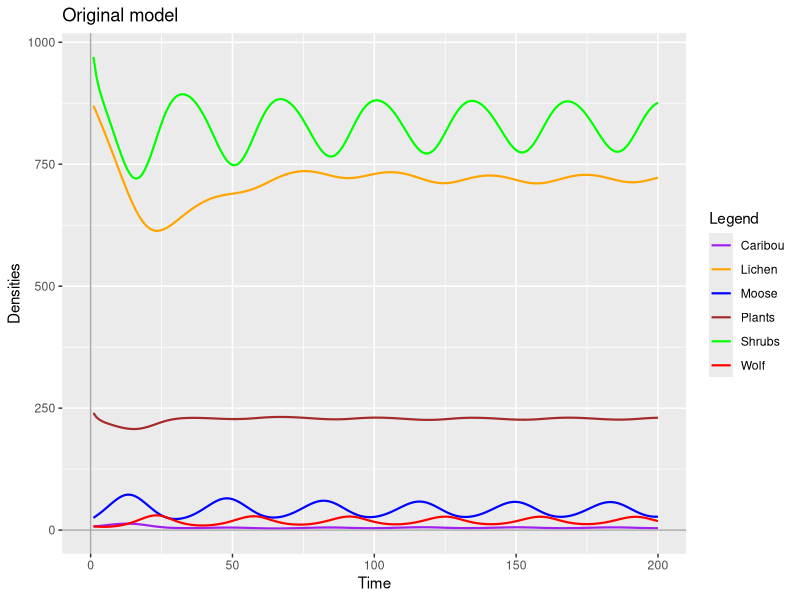
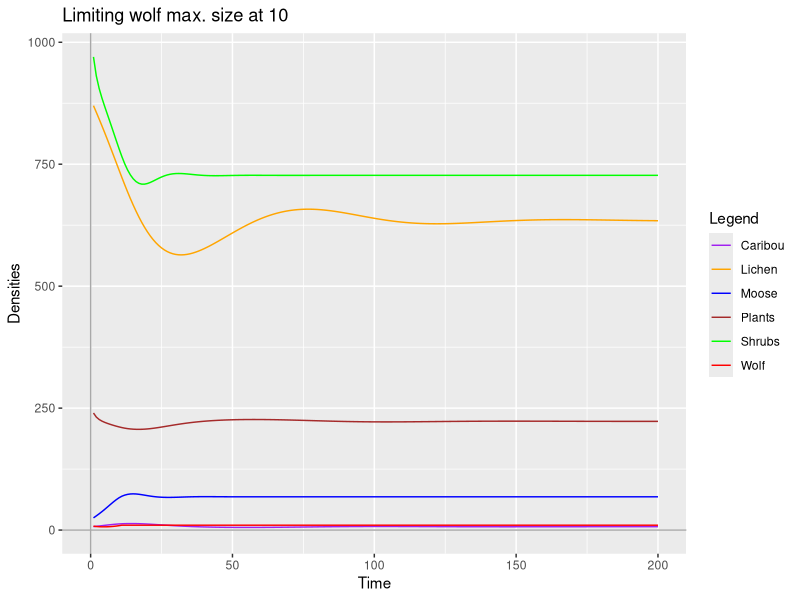
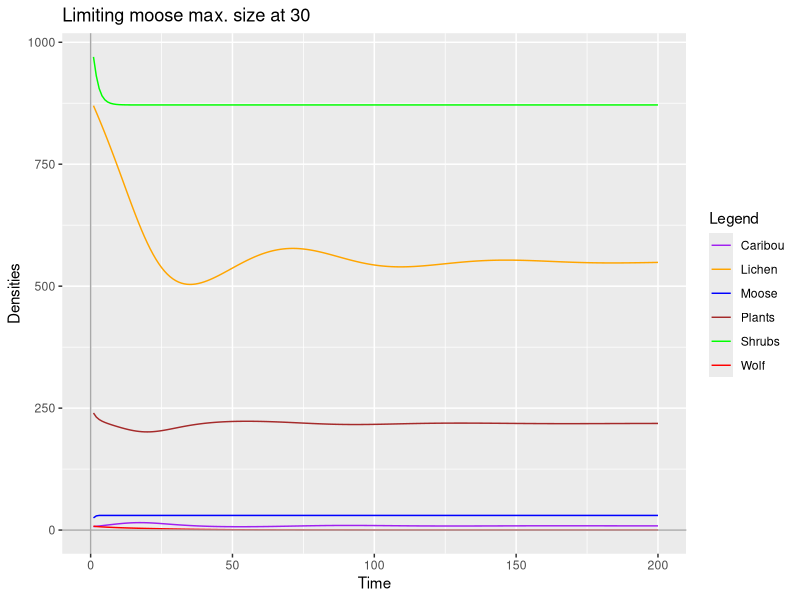
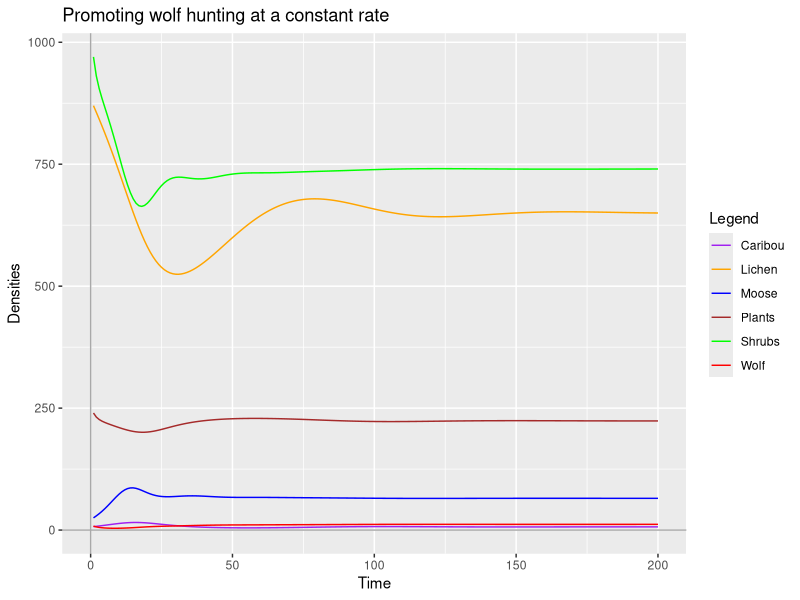
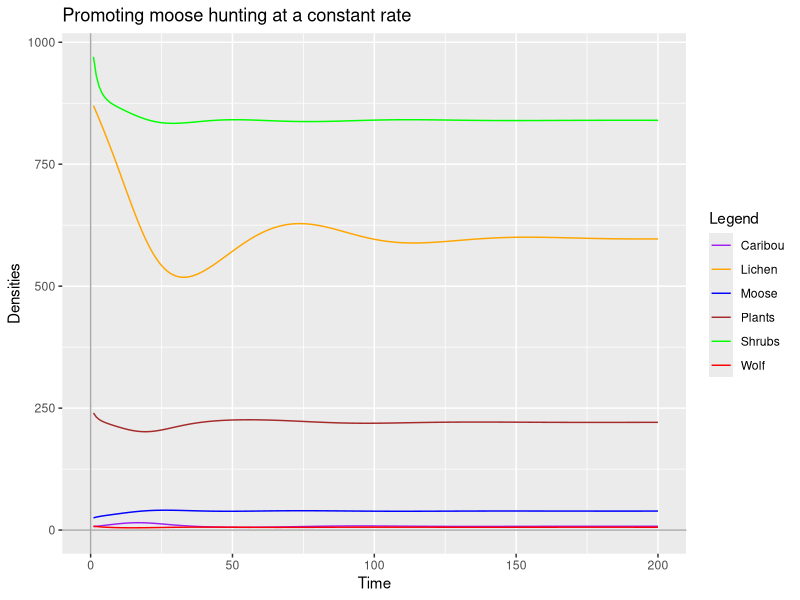
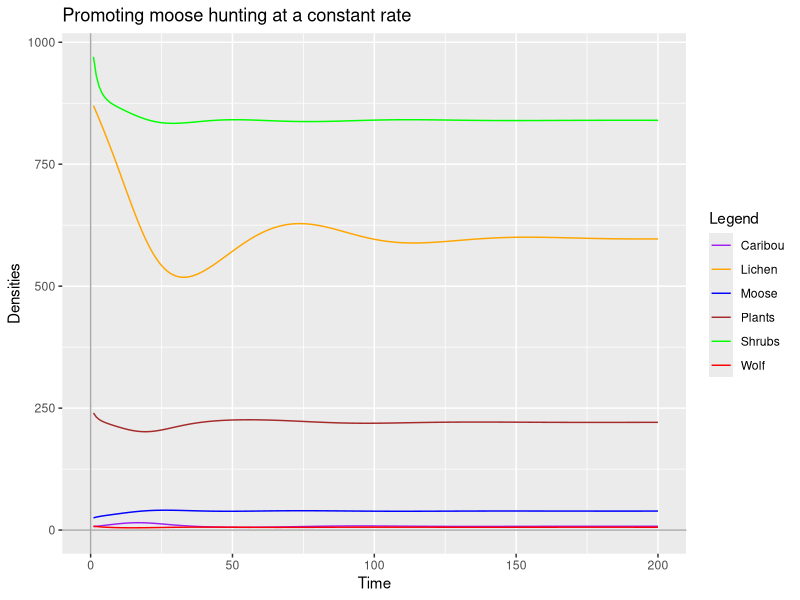

Here is the R script that generated these plots, in order:
#Practical 2 - Multi-species Interactions - Biodiversity Under Pressure     18/10/2024



rm(list = ls())
graphics.off()

library(ggplot2)


#############
##Model skeleton
#############

##set up parameter values
sP <- 0.5  # plant annual max growth potential
Kp <- 240  # plant carrying capacity
lP <- 2.68275  # annual plant requirement by an individual caribou
hp <- 300  # maximum rate of plant intake 
sL <- 0.07  # lichen annual max growth potential
Kl <- 870  # lichen carrying capacity
lL <- 2.8275  # annual lichen requirement by an individual caribou
hl <- 400  # maximum rate of lichen intake
sH <- 0.5  # forage annual max growth potential
Kh <- 970  # forage carrying capacity
lH <- 3.1682  # annual forage requirement by an individual moose
hh <- 1000  # maximum rate of moose forage intake
fC <- 1  # max fecundity for caribou (average nr of offspring per individual)
eC <- 1.85  # asymptotic kill rate on caribou per wolf
mC <- "?"
fM <- 1.5  # max fecundity for moose (average nr of offspring per individual)
eM <- 0.6  # asymptotic kill rate on moose per wolf
mM <- 0  # hunting rate on moose
mW <- 0  # hunting rate on wolf
b <- 0.8  # upper limit of annual rate of increase
g <- 0.38  # wolf death rate
dC <- 460  # predation efficieny on caribou
dM <- 46  # predation efficiency on moose



nsteps <- 200
pop.df.0 <- data.frame(time=1:nsteps,P=numeric(nsteps),L=numeric(nsteps),H=numeric(nsteps),C=numeric(nsteps),M=numeric(nsteps),W=numeric(nsteps))

pop.df.0 <- within(pop.df.0,{
  P[1] <- 240
  L[1] <- 870
  H[1] <- 970
  C[1] <- 7
  M[1] <- 25
  W[1] <- 8
})

#Writing down and storaging birth and death equations for all elements:


for(t in 1:(nsteps-1)){
  pop.df.0 <- within(pop.df.0,{
    plant_birth <- sP * P[t] * (1 - P[t]/Kp) 
    lichen_birth <- sL * L[t] * (1 - L[t]/Kl) 
    forage_birth <- sH * H[t] * (1 - H[t]/Kh)
    caribou_growth <- C[t] * fC * (L[t]/(L[t]+hl)) * (P[t]/(P[t]+hp))
    moose_growth <- M[t] * fM * (H[t]/(H[t]+hh))
    wolf_growth <- W[t] * b * ((C[t]/(C[t]+dC)) + (M[t]/(M[t]+dM)))
    
    plant_death <- (C[t]*lP*P[t])/(hp+P[t])
    lichen_death <- (C[t]*lL*L[t])/(hl+L[t])
    forage_death <- (M[t]*lH*H[t])/(hh+H[t])
    caribou_death <- C[t] * (1 - P[t]/(P[t]+hp)) * (1 - L[t]/(L[t]+hl))
    caribou_pred <- ((W[t]*eC*C[t])/(C[t]+dC))
    moose_death <- M[t] * (1 - H[t]/(H[t]+hh))
    moose_pred <- ((W[t]*eM*M[t])/(M[t]+dM))
    wolf_death <- W[t] * g
    
    
    
    P[t+1] <- max(0, (P[t] + plant_birth - plant_death)) ##plants consumed by Caribou
    L[t+1] <- max(0, (L[t] + lichen_birth - lichen_death)) ##lichen consumed by Caribou
    H[t+1] <- max(0, (H[t] + forage_birth - forage_death)) ##plants consumed by Moose
    
    C[t+1] <- max(0, (C[t] + caribou_growth - caribou_death - caribou_pred))
    
    M[t+1] <- max(0, (M[t] + moose_growth - moose_death - moose_pred))
    
    W[t+1] <- max(0, (W[t] + wolf_growth - wolf_death))
  })
}


colors <- c("Plants"="brown","Lichen"="orange","Shrubs"="green","Caribou"="purple","Moose"="blue","Wolf"="red")
ggplot(data = pop.df.0)+
  geom_line(mapping=aes(x=time,y=P,color="Plants"), linewidth = 0.75) +
  geom_line(mapping=aes(x=time,y=L,color="Lichen"), linewidth = 0.75) +
  geom_line(mapping=aes(x=time,y=H,color="Shrubs"), linewidth = 0.75) +
  geom_line(mapping=aes(x=time,y=C,color="Caribou"), linewidth = 0.75) +
  geom_line(mapping=aes(x=time,y=M,color="Moose"), linewidth = 0.75) +
  geom_line(mapping=aes(x=time,y=W,color="Wolf"), linewidth = 0.75) +
  geom_hline(yintercept=0,color="darkgrey") +
  geom_vline(xintercept=0,color="darkgrey") +
  labs(x = "Time", y = "Densities", color="Legend", title = "Original model")+
  scale_color_manual(values = colors)


#When initial population size for all of them is 0, it stays in 0.

#When we set the initial populations as suggested in the tutorial (except for the wolves, who remain at 0), moose perform better than caribou, reaching a population of around 82 individuals. Caribous, on the other hand stay with around 8 individuals.

#When we set the initial populations as suggested in the tutorial (including the wolves), we can see that the moose oscillate mostly between almost 73 individuals and around 23 individuals. 
#However, the caribou population, although it experiences a slight increase in the first few timesteps (reaching a maximum population size of 13 individuals), then it decreases and stays mostly between 3,4 and 5 individuals in the population (which, in reality, it's not trully biologically viable).
#The moose population seems to suffer the most impact, as it goes from being more or less stable, to have oscillations. Caribou populations are affected, definitely, but they were very low to begin with (although, no matter how small, the decrease might as well be what drives them to extinction).


###
#Now, let's test different conditions and management options.
###

##We implement a measurement that limits the number of wolves to 10 individuals/ha maximum.

for(t in 1:(nsteps-1)){
  pop.df.0 <- within(pop.df.0,{
    #Plant populations
    plant_birth <- sP * P[t] * (1 - P[t]/Kp)
    plant_death <- (C[t]*lP*P[t])/(hp+P[t]) 
    
    #Lichen populations
    lichen_birth <- sL * L[t] * (1 - L[t]/Kl)
    lichen_death <- (C[t]*lL*L[t])/(hl+L[t])
    
    #Forage populations
    forage_birth <- sH * H[t] * (1 - H[t]/Kh)
    forage_death <- (M[t]*lH*H[t])/(hh+H[t])
    
    #Caribou populations
    caribou_growth <- C[t] * fC * (L[t]/(L[t]+hl)) * (P[t]/(P[t]+hp))
    caribou_death <- C[t] * (1 - P[t]/(P[t]+hp)) * (1 - L[t]/(L[t]+hl))
    caribou_pred <- ((W[t]*eC*C[t])/(C[t]+dC))
    
    #Moose populations
    moose_growth <- M[t] * fM * (H[t]/(H[t]+hh))
    moose_death <- M[t] * (1 - H[t]/(H[t]+hh))
    moose_pred <- ((W[t]*eM*M[t])/(M[t]+dM))
    
    #Wolf populations
    wolf_growth <- W[t] * b * ((C[t]/(C[t]+dC)) + (M[t]/(M[t]+dM)))
    wolf_death <- W[t] * g
    
    
    P[t+1] <- max(0, (P[t] + plant_birth - plant_death)) ##plants consumed by Caribou
    L[t+1] <- max(0, (L[t] + lichen_birth - lichen_death)) ##lichen consumed by Caribou
    H[t+1] <- max(0, (H[t] + forage_birth - forage_death)) ##plants consumed by Moose
    
    C[t+1] <- max(0, (C[t] + caribou_growth - caribou_death - caribou_pred))
    
    M[t+1] <- max(0, (M[t] + moose_growth - moose_death - moose_pred))
    
    W[t+1] <- max(0, min(10, (W[t] + wolf_growth - wolf_death)))
  })
}


colors <- c("Plants"="brown","Lichen"="orange","Shrubs"="green","Caribou"="purple","Moose"="blue","Wolf"="red")
ggplot(data = pop.df.0)+
  geom_line(mapping=aes(x=time,y=P,color="Plants")) +
  geom_line(mapping=aes(x=time,y=L,color="Lichen")) +
  geom_line(mapping=aes(x=time,y=H,color="Shrubs")) +
  geom_line(mapping=aes(x=time,y=C,color="Caribou")) +
  geom_line(mapping=aes(x=time,y=M,color="Moose")) +
  geom_line(mapping=aes(x=time,y=W,color="Wolf")) +
  geom_hline(yintercept=0,color="darkgrey") +
  geom_vline(xintercept=0,color="darkgrey") +
  labs(x = "Time", y = "Densities", color="Legend", title = "Limiting wolf max. size at 10")+
  scale_color_manual(values = colors)

#With this measurement, moose populations do not oscillate anymore and stay at around 68 individuals. Caribous mostly stay at 7 individuals (so, they're initial population size).



##We now limit the moose population size at 30 max.

for(t in 1:(nsteps-1)){
  pop.df.0 <- within(pop.df.0,{
    #Plant populations
    plant_birth <- sP * P[t] * (1 - P[t]/Kp)
    plant_death <- (C[t]*lP*P[t])/(hp+P[t]) 
    
    #Lichen populations
    lichen_birth <- sL * L[t] * (1 - L[t]/Kl)
    lichen_death <- (C[t]*lL*L[t])/(hl+L[t])
    
    #Forage populations
    forage_birth <- sH * H[t] * (1 - H[t]/Kh)
    forage_death <- (M[t]*lH*H[t])/(hh+H[t])
    
    #Caribou populations
    caribou_growth <- C[t] * fC * (L[t]/(L[t]+hl)) * (P[t]/(P[t]+hp))
    caribou_death <- C[t] * (1 - P[t]/(P[t]+hp)) * (1 - L[t]/(L[t]+hl))
    caribou_pred <- ((W[t]*eC*C[t])/(C[t]+dC))
    
    #Moose populations
    moose_growth <- M[t] * fM * (H[t]/(H[t]+hh))
    moose_death <- M[t] * (1 - H[t]/(H[t]+hh))
    moose_pred <- ((W[t]*eM*M[t])/(M[t]+dM))
    
    #Wolf populations
    wolf_growth <- W[t] * b * ((C[t]/(C[t]+dC)) + (M[t]/(M[t]+dM)))
    wolf_death <- W[t] * g
    
    
    P[t+1] <- max(0, (P[t] + plant_birth - plant_death)) ##plants consumed by Caribou
    L[t+1] <- max(0, (L[t] + lichen_birth - lichen_death)) ##lichen consumed by Caribou
    H[t+1] <- max(0, (H[t] + forage_birth - forage_death)) ##plants consumed by Moose
    
    C[t+1] <- max(0, (C[t] + caribou_growth - caribou_death - caribou_pred))
    
    M[t+1] <- max(0, min(30, (M[t] + moose_growth - moose_death - moose_pred)))
    
    W[t+1] <- max(0, (W[t] + wolf_growth - wolf_death))
  })
}


colors <- c("Plants"="brown","Lichen"="orange","Shrubs"="green","Caribou"="purple","Moose"="blue","Wolf"="red")
ggplot(data = pop.df.0)+
  geom_line(mapping=aes(x=time,y=P,color="Plants")) +
  geom_line(mapping=aes(x=time,y=L,color="Lichen")) +
  geom_line(mapping=aes(x=time,y=H,color="Shrubs")) +
  geom_line(mapping=aes(x=time,y=C,color="Caribou")) +
  geom_line(mapping=aes(x=time,y=M,color="Moose")) +
  geom_line(mapping=aes(x=time,y=W,color="Wolf")) +
  geom_hline(yintercept=0,color="darkgrey") +
  geom_vline(xintercept=0,color="darkgrey") +
  labs(x = "Time", y = "Densities", color="Legend", title = "Limiting moose max. size at 30")+
  scale_color_manual(values = colors)


#If we apply this new measure plus the wolf size limit at 10, we see that around time step 70, wolf population gets dangerously close to 0.
#Around the first time steps (14-15), Caribous increase up to 15 individuals, but then they go back down although they do stay close to 9 individuals, which is more than their initizal size of 7.


##Promote wolf hunting
mW <- 0.1

for(t in 1:(nsteps-1)){
  pop.df.0 <- within(pop.df.0,{
    #Plant populations
    plant_birth <- sP * P[t] * (1 - P[t]/Kp)
    plant_death <- (C[t]*lP*P[t])/(hp+P[t]) 
    
    #Lichen populations
    lichen_birth <- sL * L[t] * (1 - L[t]/Kl)
    lichen_death <- (C[t]*lL*L[t])/(hl+L[t])
    
    #Forage populations
    forage_birth <- sH * H[t] * (1 - H[t]/Kh)
    forage_death <- (M[t]*lH*H[t])/(hh+H[t])
    
    #Caribou populations
    caribou_growth <- C[t] * fC * (L[t]/(L[t]+hl)) * (P[t]/(P[t]+hp))
    caribou_death <- C[t] * (1 - P[t]/(P[t]+hp)) * (1 - L[t]/(L[t]+hl))
    caribou_pred <- ((W[t]*eC*C[t])/(C[t]+dC))
    
    #Moose populations
    moose_growth <- M[t] * fM * (H[t]/(H[t]+hh))
    moose_death <- M[t] * (1 - H[t]/(H[t]+hh))
    moose_pred <- ((W[t]*eM*M[t])/(M[t]+dM))
    
    #Wolf populations
    wolf_growth <- W[t] * b * ((C[t]/(C[t]+dC)) + (M[t]/(M[t]+dM)))
    wolf_death <- W[t] * g
    wolf_hunt <- W[t] * mW
    
    
    P[t+1] <- max(0, (P[t] + plant_birth - plant_death)) ##plants consumed by Caribou
    L[t+1] <- max(0, (L[t] + lichen_birth - lichen_death)) ##lichen consumed by Caribou
    H[t+1] <- max(0, (H[t] + forage_birth - forage_death)) ##plants consumed by Moose
    
    C[t+1] <- max(0, (C[t] + caribou_growth - caribou_death - caribou_pred))
    
    M[t+1] <- max(0, (M[t] + moose_growth - moose_death - moose_pred))
    
    W[t+1] <- max(0, (W[t] + wolf_growth - wolf_death - wolf_hunt))
  })
}


colors <- c("Plants"="brown","Lichen"="orange","Shrubs"="green","Caribou"="purple","Moose"="blue","Wolf"="red")
ggplot(data = pop.df.0)+
  geom_line(mapping=aes(x=time,y=P,color="Plants")) +
  geom_line(mapping=aes(x=time,y=L,color="Lichen")) +
  geom_line(mapping=aes(x=time,y=H,color="Shrubs")) +
  geom_line(mapping=aes(x=time,y=C,color="Caribou")) +
  geom_line(mapping=aes(x=time,y=M,color="Moose")) +
  geom_line(mapping=aes(x=time,y=W,color="Wolf")) +
  geom_hline(yintercept=0,color="darkgrey") +
  geom_vline(xintercept=0,color="darkgrey") +
  labs(x = "Time", y = "Densities", color="Legend", title = "Promoting wolf hunting at a constant rate")+
  scale_color_manual(values = colors)

#If we apply a constant hunting rate, wolf population ends up stabilising at around 11 individuals.
#Moose experiment a rapid growth in the first 25-20 timesteps, but then decrease and stabilise at around 65 individuals, more or less.
#Caribous, although they also experiment some growth at teh beginning (reaching, maybe, between 12-14 individuals), they go back down and stay between 5-7 individuals.


##Now, instead of hunting wolves, we can try to hunt moose, which take longer to recover than wolves:

mM <- 0.1

for(t in 1:(nsteps-1)){
  pop.df.0 <- within(pop.df.0,{
    #Plant populations
    plant_birth <- sP * P[t] * (1 - P[t]/Kp)
    plant_death <- (C[t]*lP*P[t])/(hp+P[t]) 
    
    #Lichen populations
    lichen_birth <- sL * L[t] * (1 - L[t]/Kl)
    lichen_death <- (C[t]*lL*L[t])/(hl+L[t])
    
    #Forage populations
    forage_birth <- sH * H[t] * (1 - H[t]/Kh)
    forage_death <- (M[t]*lH*H[t])/(hh+H[t])
    
    #Caribou populations
    caribou_growth <- C[t] * fC * (L[t]/(L[t]+hl)) * (P[t]/(P[t]+hp))
    caribou_death <- C[t] * (1 - P[t]/(P[t]+hp)) * (1 - L[t]/(L[t]+hl))
    caribou_pred <- ((W[t]*eC*C[t])/(C[t]+dC))
    
    #Moose populations
    moose_growth <- M[t] * fM * (H[t]/(H[t]+hh))
    moose_death <- M[t] * (1 - H[t]/(H[t]+hh))
    moose_pred <- ((W[t]*eM*M[t])/(M[t]+dM))
    moose_hunt <- M[t] * mM
    
    #Wolf populations
    wolf_growth <- W[t] * b * ((C[t]/(C[t]+dC)) + (M[t]/(M[t]+dM)))
    wolf_death <- W[t] * g
    wolf_hunt <- W[t] * mW
    
    
    P[t+1] <- max(0, (P[t] + plant_birth - plant_death)) ##plants consumed by Caribou
    L[t+1] <- max(0, (L[t] + lichen_birth - lichen_death)) ##lichen consumed by Caribou
    H[t+1] <- max(0, (H[t] + forage_birth - forage_death)) ##plants consumed by Moose
    
    C[t+1] <- max(0, (C[t] + caribou_growth - caribou_death - caribou_pred))
    
    M[t+1] <- max(0, (M[t] + moose_growth - moose_death - moose_pred - moose_hunt))
    
    W[t+1] <- max(0, (W[t] + wolf_growth - wolf_death))
  })
}

ggplot(data = pop.df.0)+
  geom_line(mapping=aes(x=time,y=P,color="Plants")) +
  geom_line(mapping=aes(x=time,y=L,color="Lichen")) +
  geom_line(mapping=aes(x=time,y=H,color="Shrubs")) +
  geom_line(mapping=aes(x=time,y=C,color="Caribou")) +
  geom_line(mapping=aes(x=time,y=M,color="Moose")) +
  geom_line(mapping=aes(x=time,y=W,color="Wolf")) +
  geom_hline(yintercept=0,color="darkgrey") +
  geom_vline(xintercept=0,color="darkgrey") +
  labs(x = "Time", y = "Densities", color="Legend", title = "Promoting moose hunting at a constant rate")+
  scale_color_manual(values = colors)


#In this case, moose populations experiment oscillations between 22 and 73 individuals, and as a consequence wolves oscillate between 12 and 27 individuals.
#Caribous oscillate between 3 and 5 individuals.


###Some other measurements###


#Implement hunting one every 10 years

for(t in 1:(nsteps-1)){
  pop.df.0 <- within(pop.df.0,{
    #Plant populations
    plant_birth <- sP * P[t] * (1 - P[t]/Kp)
    plant_death <- (C[t]*lP*P[t])/(hp+P[t]) 
    
    #Lichen populations
    lichen_birth <- sL * L[t] * (1 - L[t]/Kl)
    lichen_death <- (C[t]*lL*L[t])/(hl+L[t])
    
    #Forage populations
    forage_birth <- sH * H[t] * (1 - H[t]/Kh)
    forage_death <- (M[t]*lH*H[t])/(hh+H[t])
    
    #Caribou populations
    caribou_growth <- C[t] * fC * (L[t]/(L[t]+hl)) * (P[t]/(P[t]+hp))
    caribou_death <- C[t] * (1 - P[t]/(P[t]+hp)) * (1 - L[t]/(L[t]+hl))
    caribou_pred <- ((W[t]*eC*C[t])/(C[t]+dC))
    
    #Moose populations
    moose_growth <- M[t] * fM * (H[t]/(H[t]+hh))
    moose_death <- M[t] * (1 - H[t]/(H[t]+hh))
    moose_pred <- ((W[t]*eM*M[t])/(M[t]+dM))
    moose_hunt <- M[t] * mM
    
    #Wolf populations
    wolf_growth <- W[t] * b * ((C[t]/(C[t]+dC)) + (M[t]/(M[t]+dM)))
    wolf_death <- W[t] * g
    wolf_hunt <- W[t] * mW
    
    
    P[t+1] <- max(0, (P[t] + plant_birth - plant_death)) ##plants consumed by Caribou
    L[t+1] <- max(0, (L[t] + lichen_birth - lichen_death)) ##lichen consumed by Caribou
    H[t+1] <- max(0, (H[t] + forage_birth - forage_death)) ##plants consumed by Moose
    
    C[t+1] <- max(0, (C[t] + caribou_growth - caribou_death - caribou_pred))
    
    M[t+1] <- max(0, (M[t] + moose_growth - moose_death - moose_pred - moose_hunt))
    
    if (nsteps %% 10) {
      W[t+1] <- max(0, (W[t] + wolf_growth - wolf_death - wolf_hunt ))
    } else {
      W[t+1] <- max(0, (W[t] + wolf_growth - wolf_death))
    }
    
  })
}

ggplot(data = pop.df.0)+
  geom_line(mapping=aes(x=time,y=P,color="Plants")) +
  geom_line(mapping=aes(x=time,y=L,color="Lichen")) +
  geom_line(mapping=aes(x=time,y=H,color="Shrubs")) +
  geom_line(mapping=aes(x=time,y=C,color="Caribou")) +
  geom_line(mapping=aes(x=time,y=M,color="Moose")) +
  geom_line(mapping=aes(x=time,y=W,color="Wolf")) +
  geom_hline(yintercept=0,color="darkgrey") +
  geom_vline(xintercept=0,color="darkgrey") +
  labs(x = "Time", y = "Densities", color="Legend", title = "Promoting moose hunting at a constant rate")+
  scale_color_manual(values = colors)





